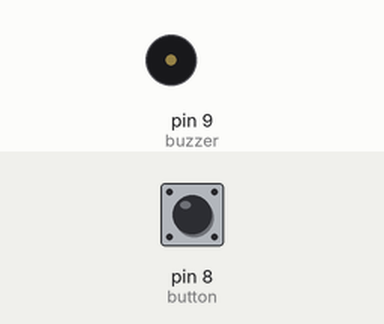
This sketch was run on a simulated Arduino Uno, built with avr-gcc and run on an emulated ATmega328P. Parts: buzzer (waves = sounding). Inputs (shaded band) come from the test bench; at power-on: pin 8 (button) LOW.

Above: at 1.2 s.
1.3 s: pin 8 (button) pulled HIGH for 0.15 s
At 7.2 s:
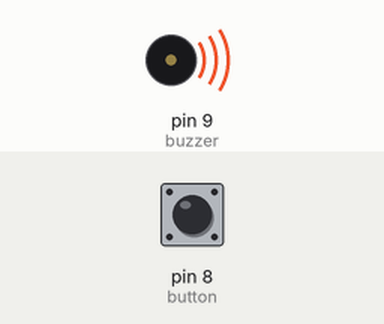
Timing chart, 0 to 8.7 s (numbered marks = the images above; inputs shaded):
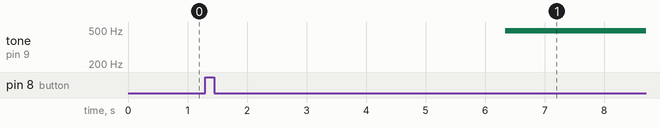

The sketch:

Distraction.ino
```cpp
/*
ACTIVE BUZZER AND LED PIN LAYOUT:
ABUZZER       BUTTON     Uno/Nano     MEGA
N/A           5v         5v           5v
GND           GND        GND          GND
+             N/A        D9           D9
N/A           READ       D8           D8
*/
int buzzer = 9;           // the PWM pin the active buzzer is attached to
int volume = 0;    // how bright the buzzer is
int fadeAmount = 5;    // how many points to fade the buzzer by
const int button = 8; //the PWM pin the button is attached to
int state = 0; //state of button
int val = 0; //state of button
int old_val = 0; //state of button


// the setup routine runs once when you press reset:
void setup() {
  // declare pin 9 to be an output:
  pinMode(buzzer, OUTPUT);
  //declare pin 8 to be an input:
  pinMode(button, INPUT);
}

// the loop routine runs over and over again forever:
void loop() {
  // set the volume of pin 9:
  val = digitalRead(button);
  if ((val==HIGH) && (old_val==LOW)) {
    state = 1 - state;
    delay(5010);
  }

  old_val = val;

  if (state==1) {
    analogWrite(buzzer, volume);

    // change the volume for next time through the loop:
    volume = volume + fadeAmount;

    // reverse the direction of the fading at the ends of the fade:
    if (volume <= 0 || volume >= 255) {
    fadeAmount = -fadeAmount;
    }
    // wait for 30 milliseconds to see the dimming effect
    delay(30);
  } else {
    analogWrite(buzzer, LOW);
  }
}
```

Measured:
- after the input at 1.3 s, tone on pin 9 (buzzer): silent → 490 Hz after 5.0 s
